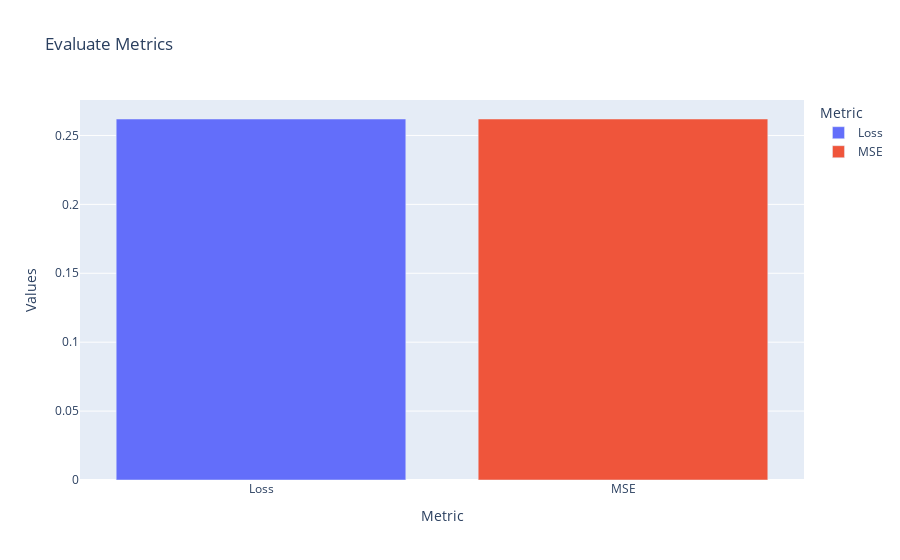

This figure's notebook cell:
### Code cell
evaluate = model.evaluate(x_test, y_test)
evaluate_df = pd.DataFrame({"Metric": ["Loss", "MSE"], "Values": evaluate})

px.bar(
    data_frame=evaluate_df,
    x="Metric",
    y="Values",
    color="Metric",
    title="Evaluate Metrics"
)

### Figure 1 — Plotly figure (JSON) as saved in the notebook; plotly's stock layout.template omitted (floating-point values rounded to 4 significant figures)
{"data": [{"hovertemplate": "Metric=%{x}<br>Values=%{y}<extra></extra>", "legendgroup": "Loss", "marker": {"color": "#636efa", "pattern": {"shape": ""}}, "name": "Loss", "orientation": "v", "showlegend": true, "textposition": "auto", "type": "bar", "x": ["Loss"], "xaxis": "x", "y": [0.2619], "yaxis": "y"}, {"hovertemplate": "Metric=%{x}<br>Values=%{y}<extra></extra>", "legendgroup": "MSE", "marker": {"color": "#EF553B", "pattern": {"shape": ""}}, "name": "MSE", "orientation": "v", "showlegend": true, "textposition": "auto", "type": "bar", "x": ["MSE"], "xaxis": "x", "y": [0.2619], "yaxis": "y"}], "layout": {"barmode": "relative", "legend": {"title": {"text": "Metric"}, "tracegroupgap": 0}, "title": {"text": "Evaluate Metrics"}, "xaxis": {"anchor": "y", "categoryarray": ["Loss", "MSE"], "categoryorder": "array", "domain": [0, 1], "title": {"text": "Metric"}}, "yaxis": {"anchor": "x", "domain": [0, 1], "title": {"text": "Values"}}}}
